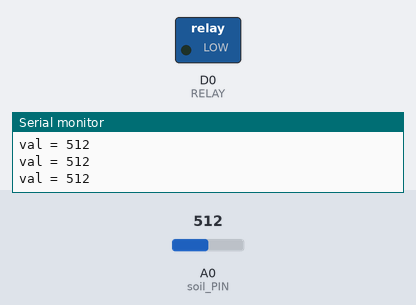
This sketch was run on a simulated ESP8266 (NodeMCU). Parts: switched loads named in the sketch (green lamp = pin HIGH), the last lines printed to the serial monitor. Inputs (shaded band) come from the test bench; at power-on: A0 (soil_PIN) = 512. WiFi joins after 1.5 s; servers stay silent unless stated.

Above: at 3.0 s.
3.1 s: A0 (soil_PIN) set to 692
4.6 s: A0 (soil_PIN) set to 708
At 5.9 s:
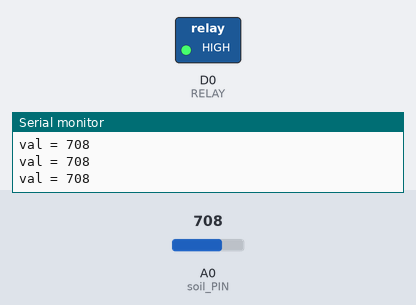
6.2 s: A0 (soil_PIN) set to 690
At 7.5 s:
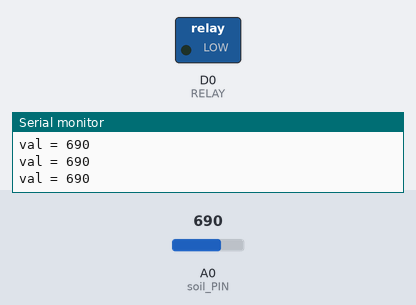
7.8 s: A0 (soil_PIN) set to 710
At 9.2 s:
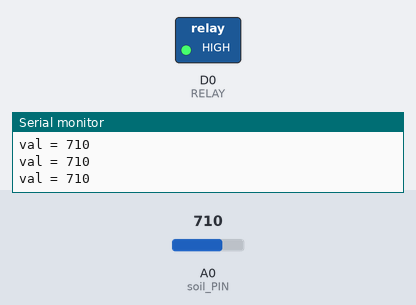
Timing chart, 0 to 10.4 s (numbered marks = the images above; inputs shaded):
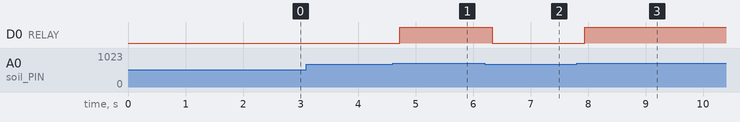

Measured:
- the behaviour switches between 700 and 701 on A0 (soil_PIN) (found by bisection; images 0 and 1)
- after the input at 4.6 s, D0 (RELAY): LOW → HIGH after 0.12 s
- after the input at 6.2 s, D0 (RELAY): HIGH → LOW after 0.14 s
- after the input at 7.8 s, D0 (RELAY): LOW → HIGH after 0.15 s

The sketch:

soil_moisture.ino
```cpp
#define BLYNK_TEMPLATE_ID           "TMPL6fUqbFoZO"
#define BLYNK_TEMPLATE_NAME         "Quickstart Template"
#define BLYNK_AUTH_TOKEN            "YOUR_BLYNK_TOKEN"

#define BLYNK_PRINT Serial

#include <ESP8266WiFi.h>
#include <BlynkSimpleEsp8266.h>

#define RELAY D0

char auth[] = BLYNK_AUTH_TOKEN;
char ssid[] = "YOUR_WIFI_SSID";
char pass[] = "YOUR_WIFI_PASSWORD";

int soil_PIN = A0;
int val;
//int RELAY = D0;

void setup()
{
  pinMode(RELAY, OUTPUT);
  pinMode(soil_PIN, INPUT);
  Serial.begin(9600);
  Blynk.begin(auth, ssid, pass);
}

void loop()
{
  Blynk.run();

  {
    if(val > 700)
    {
      digitalWrite(RELAY, HIGH);
    }
    else
    {
      digitalWrite(RELAY, LOW);
    }
  }
  val = analogRead(soil_PIN);
  Serial.print("val = ");
  Serial.println(val);
  Blynk.virtualWrite(V0,(val));
  delay(100);
}
```
